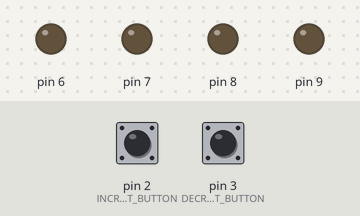
This sketch was run on a simulated Arduino Uno, built with avr-gcc and run on an emulated ATmega328P. Parts: output pins drawn as LEDs (lit = HIGH). The test bench sets the inputs (shaded band); at power-on: pin 2 (INCREMENT_BUTTON) LOW, pin 3 (DECREMENT_BUTTON) LOW.

Above: at 1.2 s.
1.3 s: pin 2 (INCREMENT_BUTTON) pulled HIGH for 3.2 s
At 5.4 s:
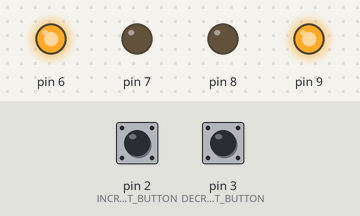
6.0 s: pin 2 (INCREMENT_BUTTON) pulled HIGH for 0.15 s
At 6.6 s:
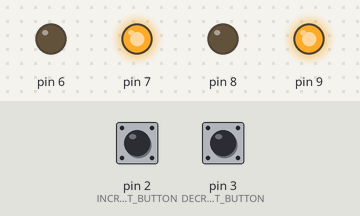
7.6 s: pin 2 (INCREMENT_BUTTON) pulled HIGH for 1 s
At 9.7 s:
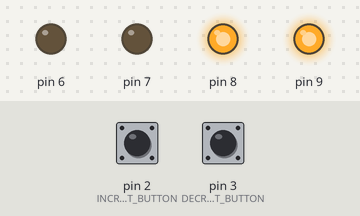
10.1 s: pin 2 (INCREMENT_BUTTON) pulled HIGH for 0.15 s
At 10.9 s:
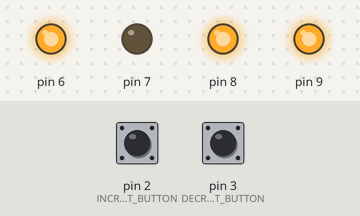
11.7 s: pin 2 (INCREMENT_BUTTON) pulled HIGH for 0.15 s
At 12.1 s:
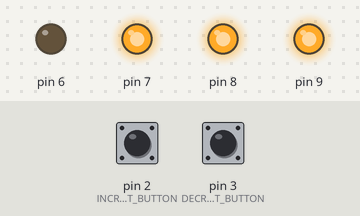
13.3 s: pin 2 (INCREMENT_BUTTON) pulled HIGH for 1 s
At 14.0 s:
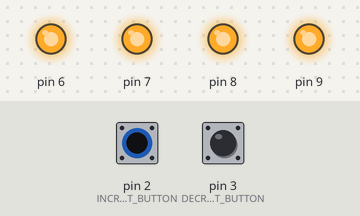
Timing chart, 0 to 16.3 s (numbered marks = the images above; inputs shaded):
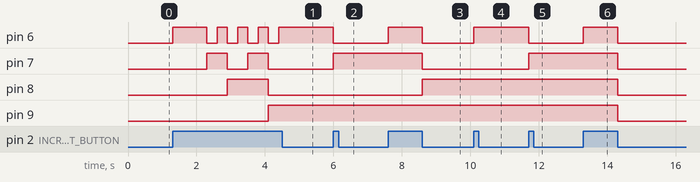

The sketch:

buttons.ino
```cpp
constexpr int ON = 1;
constexpr int OFF = 0;

constexpr int LEDS[] { 6, 7, 8, 9 };
constexpr int LED_COUNT = sizeof(LEDS) / sizeof(LEDS[0]);

constexpr int COUNTER_INCREMENT = 1;
constexpr int COUNTER_DECREMENT = 1;

constexpr unsigned int AUTOREPEAT_DELAY_MS = 1000;     // how long before button starts to perform periodic updates [ms]
constexpr unsigned int AUTOREPEAT_INTERVAL_MS = 300;   // delay between consecutive periodic updates [ms]
constexpr unsigned int JITTER_SPAN_MS = 25;

enum ButtonState { BTN_OFF, BTN_ON, BTN_AUTOREPEAT};

class Button {
    public:
        Button(int input_pin) {
            BS = BTN_OFF;
            pin = input_pin;
            // pinMode(pin, INPUT);
        }

        bool SignalsAction(unsigned long timestamp) {
            bool isSignalOn = false;

            if (Jitters(timestamp)) {
                return false;
            }

            if (digitalRead(pin) == ON) {
                isSignalOn = OnPressDown(timestamp);
            } else {
                OnRelease(timestamp);
            }

            return isSignalOn;
        }

        int GetPin() {
            return pin;
        }

    private:
        int pin;
        ButtonState BS;

        unsigned long time_when_pressed = 0;
        unsigned long time_of_last_action = 0;
        unsigned long time_when_released = 0;

        bool OnPressDown(unsigned long timestamp) {
            switch (BS) {
                case BTN_OFF:
                    return ActivateButton(timestamp);

                case BTN_ON:
                    return WaitForAutorepeat(timestamp);

                case BTN_AUTOREPEAT:
                    return Autorepeat(timestamp);
            }

            return false;
        }

        void OnRelease(unsigned long timestamp) {
            if (BS != BTN_OFF) {
                time_when_released = timestamp;
                BS = BTN_OFF;
            }
        }

        bool Jitters(unsigned long timestamp) {
            if (BS == BTN_OFF) {
                return timestamp - time_when_released < JITTER_SPAN_MS;
            } else {
                return timestamp - time_when_pressed < JITTER_SPAN_MS;
            }
        }

        bool ActivateButton(unsigned long timestamp) {
            BS = BTN_ON;
            time_when_pressed = timestamp;

            return true;
        }

        bool WaitForAutorepeat(unsigned long timestamp) {
            if (timestamp - time_when_pressed >= AUTOREPEAT_DELAY_MS) {
                BS = BTN_AUTOREPEAT;
                time_of_last_action = timestamp;

                return true;
            }

            return false;
        }

        bool Autorepeat(unsigned long timestamp) {
            if (timestamp - time_of_last_action >= AUTOREPEAT_INTERVAL_MS) {
                time_of_last_action = timestamp;
                return true;
            }

            return false;
        }
};

unsigned int counter = 0;

Button INCREMENT_BUTTON(2);
Button DECREMENT_BUTTON(3);

void init_leds()
{
    for (int i = 0; i < LED_COUNT; i++) {
        pinMode(LEDS[i], OUTPUT);
        digitalWrite(LEDS[i], OFF);
    }
}

void num_to_leds(int number)
{
    short mask = 1;

    for (int i = 0; i < LED_COUNT; i++) {
        if (number & mask) {
            digitalWrite(LEDS[i], ON);
        }
        else {
            digitalWrite(LEDS[i], OFF);
        }

        mask = mask << 1;
    }
}

void setup()
{
    init_leds();
    pinMode(INCREMENT_BUTTON.GetPin(), INPUT);
    pinMode(DECREMENT_BUTTON.GetPin(), INPUT);
}

void loop()
{
    unsigned long elapsed_time = millis();

    if (INCREMENT_BUTTON.SignalsAction(elapsed_time)) {
        counter += COUNTER_INCREMENT;
        num_to_leds(counter);
    }

    if (DECREMENT_BUTTON.SignalsAction(elapsed_time)) {
        counter -= COUNTER_DECREMENT;
        num_to_leds(counter);
    }
}
```

Measured:
- after the input at 1.3 s, pin 6: LOW → HIGH at once, then repeats every 0.60 s: LOW 0.30 s, HIGH 0.30 s, until it stays HIGH from 4.4 s; pin 7: alternates HIGH for 0.60 s and LOW for 0.60 s, 4 changes in all, then stays LOW, starting after 1.0 s; pin 8: LOW → HIGH after 1.6 s, → LOW 1.2 s later; pin 9: LOW → HIGH after 2.8 s
- after the input at 6.0 s, pin 6: HIGH → LOW at once; pin 7: LOW → HIGH at once
- after the input at 7.6 s, pin 6: LOW → HIGH at once, → LOW 1.0 s later; pin 7: HIGH → LOW after 1.0 s; pin 8: LOW → HIGH after 1.0 s
- after the input at 10.1 s, pin 6: LOW → HIGH at once
- after the input at 11.7 s, pin 6: HIGH → LOW at once; pin 7: LOW → HIGH at once
- after the input at 13.3 s, pin 6: LOW → HIGH at once, → LOW 1.0 s later; pin 7–9: HIGH → LOW after 1.0 s
